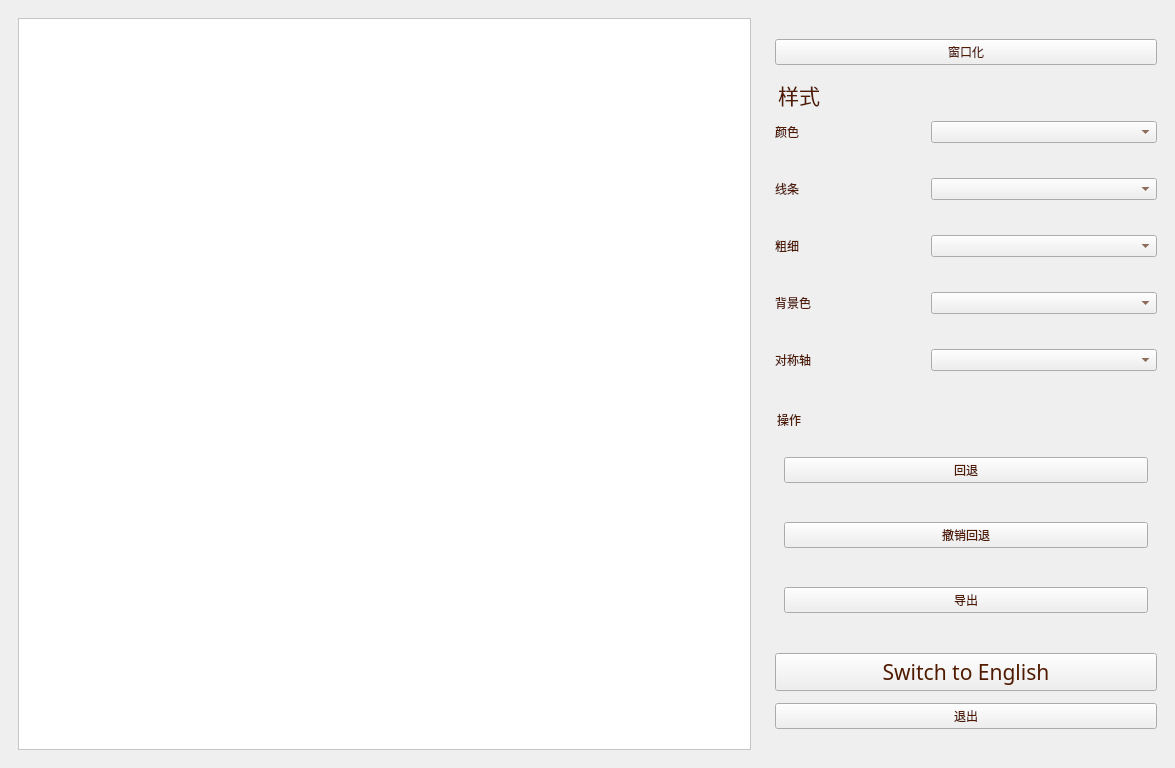
<?xml version="1.0" encoding="UTF-8"?>
<ui version="4.0">
 <class>Widget</class>
 <widget class="QWidget" name="Widget">
  <property name="geometry">
   <rect>
    <x>0</x>
    <y>0</y>
    <width>1175</width>
    <height>768</height>
   </rect>
  </property>
  <property name="minimumSize">
   <size>
    <width>0</width>
    <height>0</height>
   </size>
  </property>
  <property name="windowTitle">
   <string>魔法阵生成器</string>
  </property>
  <property name="styleSheet">
   <string notr="true"/>
  </property>
  <layout class="QGridLayout" name="gridLayout">
   <property name="leftMargin">
    <number>0</number>
   </property>
   <property name="topMargin">
    <number>0</number>
   </property>
   <property name="rightMargin">
    <number>0</number>
   </property>
   <property name="bottomMargin">
    <number>0</number>
   </property>
   <item row="0" column="0">
    <widget class="QWidget" name="widget" native="true">
     <property name="styleSheet">
      <string notr="true">QWidget#widget {
	border-image: url(:/bg.png);
}</string>
     </property>
     <layout class="QGridLayout" name="gridLayout_2">
      <item row="0" column="0">
       <widget class="QWidget" name="widget_2" native="true">
        <property name="styleSheet">
         <string notr="true">QWidget#widget_2 {
    background-color: transparent;
}</string>
        </property>
        <layout class="QGridLayout" name="gridLayout_5">
         <item row="0" column="0">
          <widget class="QGraphicsView" name="graphicsView">
           <property name="styleSheet">
            <string notr="true">background-color: white;</string>
           </property>
          </widget>
         </item>
        </layout>
       </widget>
      </item>
      <item row="0" column="1">
       <widget class="QWidget" name="widget_3" native="true">
        <property name="minimumSize">
         <size>
          <width>400</width>
          <height>0</height>
         </size>
        </property>
        <property name="styleSheet">
         <string notr="true">QWidget#widget_3 {
    background-color: transparent;
}
QWidget{
	font: 16pt &quot;华文楷体&quot;;
	color: rgb(80, 27, 0);
}
QGroupBox {
    background-color: transparent;
    border: none; 
}</string>
        </property>
        <layout class="QGridLayout" name="gridLayout_4">
         <property name="topMargin">
          <number>30</number>
         </property>
         <property name="bottomMargin">
          <number>30</number>
         </property>
         <property name="verticalSpacing">
          <number>12</number>
         </property>
         <item row="1" column="0">
          <widget class="QGroupBox" name="groupBox">
           <property name="minimumSize">
            <size>
             <width>240</width>
             <height>320</height>
            </size>
           </property>
           <property name="font">
            <font>
             <family>华文楷体</family>
             <pointsize>16</pointsize>
             <italic>false</italic>
             <bold>false</bold>
            </font>
           </property>
           <property name="styleSheet">
            <string notr="true"/>
           </property>
           <property name="title">
            <string>样式</string>
           </property>
           <layout class="QGridLayout" name="gridLayout_3">
            <property name="leftMargin">
             <number>0</number>
            </property>
            <property name="topMargin">
             <number>25</number>
            </property>
            <property name="rightMargin">
             <number>0</number>
            </property>
            <property name="bottomMargin">
             <number>5</number>
            </property>
            <property name="verticalSpacing">
             <number>16</number>
            </property>
            <item row="4" column="1">
             <widget class="QComboBox" name="comboBox_5"/>
            </item>
            <item row="1" column="0">
             <widget class="QLabel" name="label_2">
              <property name="text">
               <string>线条</string>
              </property>
             </widget>
            </item>
            <item row="0" column="0">
             <widget class="QLabel" name="label">
              <property name="maximumSize">
               <size>
                <width>150</width>
                <height>16777215</height>
               </size>
              </property>
              <property name="text">
               <string>颜色</string>
              </property>
             </widget>
            </item>
            <item row="2" column="1">
             <widget class="QComboBox" name="comboBox_3"/>
            </item>
            <item row="2" column="0">
             <widget class="QLabel" name="label_3">
              <property name="text">
               <string>粗细</string>
              </property>
             </widget>
            </item>
            <item row="4" column="0">
             <widget class="QLabel" name="label_5">
              <property name="text">
               <string>对称轴</string>
              </property>
             </widget>
            </item>
            <item row="1" column="1">
             <widget class="QComboBox" name="comboBox_2"/>
            </item>
            <item row="3" column="0">
             <widget class="QLabel" name="label_4">
              <property name="text">
               <string>背景色</string>
              </property>
             </widget>
            </item>
            <item row="0" column="1">
             <widget class="QComboBox" name="comboBox">
              <property name="sizePolicy">
               <sizepolicy hsizetype="Preferred" vsizetype="Fixed">
                <horstretch>0</horstretch>
                <verstretch>0</verstretch>
               </sizepolicy>
              </property>
              <property name="currentText">
               <string/>
              </property>
             </widget>
            </item>
            <item row="3" column="1">
             <widget class="QComboBox" name="comboBox_4"/>
            </item>
           </layout>
          </widget>
         </item>
         <item row="4" column="0">
          <widget class="QPushButton" name="pushButton_9">
           <property name="text">
            <string>退出</string>
           </property>
          </widget>
         </item>
         <item row="0" column="0">
          <widget class="QPushButton" name="pushButton">
           <property name="text">
            <string>窗口化</string>
           </property>
          </widget>
         </item>
         <item row="2" column="0">
          <widget class="QGroupBox" name="groupBox_2">
           <property name="minimumSize">
            <size>
             <width>0</width>
             <height>200</height>
            </size>
           </property>
           <property name="styleSheet">
            <string notr="true"/>
           </property>
           <property name="title">
            <string>操作</string>
           </property>
           <layout class="QVBoxLayout" name="verticalLayout">
            <property name="spacing">
             <number>12</number>
            </property>
            <property name="topMargin">
             <number>21</number>
            </property>
            <property name="bottomMargin">
             <number>1</number>
            </property>
            <item>
             <widget class="QPushButton" name="pushButton_2">
              <property name="text">
               <string>回退</string>
              </property>
             </widget>
            </item>
            <item>
             <widget class="QPushButton" name="pushButton_3">
              <property name="text">
               <string>撤销回退</string>
              </property>
             </widget>
            </item>
            <item>
             <widget class="QPushButton" name="pushButton_4">
              <property name="text">
               <string>导出</string>
              </property>
             </widget>
            </item>
           </layout>
          </widget>
         </item>
         <item row="3" column="0">
          <widget class="QPushButton" name="pushButton_5">
           <property name="font">
            <font>
             <family>华文楷体</family>
             <pointsize>16</pointsize>
             <italic>false</italic>
             <bold>false</bold>
            </font>
           </property>
           <property name="text">
            <string>Switch to English</string>
           </property>
          </widget>
         </item>
        </layout>
       </widget>
      </item>
     </layout>
    </widget>
   </item>
  </layout>
 </widget>
 <resources/>
 <connections/>
</ui>
